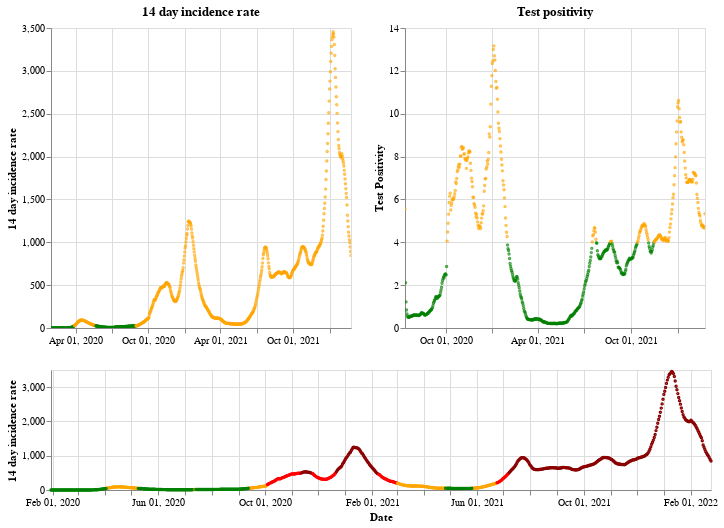

The notebook cell saved with this chart:
### Markdown cell above
## England

### Code cell
plot_traffic_light('England')

### Figure 1 — Vega-Lite specification as saved in the notebook (floating-point values rounded to 4 significant figures; data arrays with more than 128 entries replaced by an {"elided": "..."} marker saying what was removed)
{"config": {"view": {"continuousWidth": 400, "continuousHeight": 300}}, "vconcat": [{"hconcat": [{"mark": {"type": "point", "size": 2}, "encoding": {"color": {"condition": {"value": "green", "test": "(datum.twoWeeklyCasesRate <= 25)"}, "value": "orange"}, "tooltip": [{"type": "nominal", "field": "areaName"}, {"type": "temporal", "field": "date"}, {"type": "quantitative", "field": "twoWeeklyCasesRate"}, {"type": "quantitative", "field": "testPositivity"}], "x": {"type": "temporal", "axis": {"title": ""}, "field": "date", "scale": {"domain": {"selection": "DateBrush"}}, "timeUnit": "yearmonthdate"}, "y": {"type": "quantitative", "axis": {"title": "14 day incidence rate"}, "field": "twoWeeklyCasesRate"}}, "title": "14 day incidence rate", "width": 300}, {"mark": {"type": "point", "size": 2}, "encoding": {"color": {"condition": {"value": "green", "test": "(datum.testPositivity <= 4)"}, "value": "orange"}, "tooltip": [{"type": "nominal", "field": "areaName"}, {"type": "temporal", "field": "date"}, {"type": "quantitative", "field": "twoWeeklyCasesRate"}, {"type": "quantitative", "field": "testPositivity"}], "x": {"type": "temporal", "axis": {"title": ""}, "field": "date", "scale": {"domain": {"selection": "DateBrush"}}, "timeUnit": "yearmonthdate"}, "y": {"type": "quantitative", "axis": {"title": "Test Positivity"}, "field": "testPositivity"}}, "title": "Test positivity", "width": 300}]}, {"layer": [{"mark": {"type": "point", "size": 2}, "encoding": {"color": {"condition": {"value": "orange", "test": "(((datum.testPositivity < 4) && (datum.twoWeeklyCasesRate >= 50)) && (datum.twoWeeklyCasesRate < 200))"}, "value": "red"}, "opacity": {"condition": {"value": 1, "test": "((datum.twoWeeklyCasesRate >= 50) && (datum.twoWeeklyCasesRate < 500))"}, "value": 0}, "tooltip": [{"type": "nominal", "field": "areaName"}, {"type": "temporal", "field": "date"}, {"type": "quantitative", "field": "twoWeeklyCasesRate"}, {"type": "quantitative", "field": "testPositivity"}], "x": {"type": "temporal", "axis": {"title": "Date"}, "field": "date", "timeUnit": "yearmonthdate"}, "y": {"type": "quantitative", "axis": {"title": "14 day incidence rate"}, "field": "twoWeeklyCasesRate"}}, "selection": {"DateBrush": {"type": "interval", "encodings": ["x"], "fields": ["Time"]}}}, {"mark": {"type": "point", "size": 2}, "encoding": {"color": {"value": "darkred"}, "opacity": {"condition": {"value": 1, "test": "(datum.twoWeeklyCasesRate >= 500)"}, "value": 0}, "tooltip": [{"type": "nominal", "field": "areaName"}, {"type": "temporal", "field": "date"}, {"type": "quantitative", "field": "twoWeeklyCasesRate"}, {"type": "quantitative", "field": "testPositivity"}], "x": {"type": "temporal", "axis": {"title": "Date"}, "field": "date", "timeUnit": "yearmonthdate"}, "y": {"type": "quantitative", "axis": {"title": "14 day incidence rate"}, "field": "twoWeeklyCasesRate"}}}, {"mark": {"type": "point", "size": 2}, "encoding": {"color": {"condition": {"value": "green", "test": "((datum.testPositivity < 4) && (datum.twoWeeklyCasesRate < 50))"}, "value": "orange"}, "opacity": {"condition": {"value": 1, "test": "(datum.twoWeeklyCasesRate < 50)"}, "value": 0}, "tooltip": [{"type": "nominal", "field": "areaName"}, {"type": "temporal", "field": "date"}, {"type": "quantitative", "field": "twoWeeklyCasesRate"}, {"type": "quantitative", "field": "testPositivity"}], "x": {"type": "temporal", "axis": {"title": "Date"}, "field": "date", "timeUnit": "yearmonthdate"}, "y": {"type": "quantitative", "axis": {"title": "14 day incidence rate"}, "field": "twoWeeklyCasesRate"}}}], "height": 120, "width": 660}], "data": {"name": "data-cb516f3b068a705f8e1b85d7e0467631"}, "$schema": "https://vega.github.io/schema/vega-lite/v4.8.1.json", "datasets": {"data-cb516f3b068a705f8e1b85d7e0467631": {"elided": "757 records"}}}
